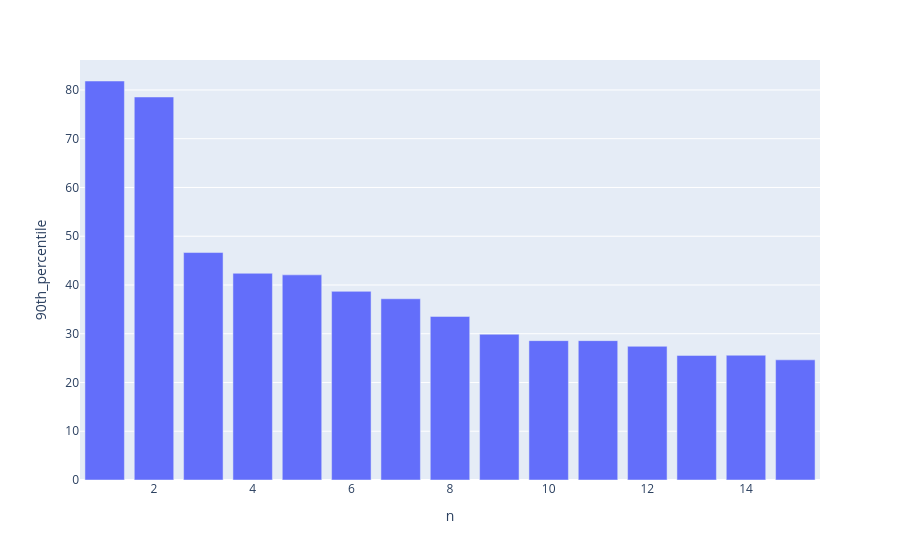

Notebook source saved alongside this figure:
### Code cell
px.bar(result_df_comparison, x="n", y="90th_percentile")

### Figure 1 — Plotly figure (JSON) as saved in the notebook; plotly's stock layout.template omitted (floating-point values rounded to 4 significant figures)
{"data": [{"hovertemplate": "n=%{x}<br>90th_percentile=%{y}<extra></extra>", "legendgroup": "", "marker": {"color": "#636efa", "pattern": {"shape": ""}}, "name": "", "orientation": "v", "showlegend": false, "textposition": "auto", "type": "bar", "x": [4, 5, 6, 7, 8, 9, 10, 11, 12, 13, 14, 15, 1, 2, 3], "xaxis": "x", "y": [42.4, 42.07, 38.69, 37.17, 33.55, 29.9, 28.58, 28.58, 27.42, 25.55, 25.59, 24.65, 81.84, 78.56, 46.65], "yaxis": "y"}], "layout": {"barmode": "relative", "legend": {"tracegroupgap": 0}, "margin": {"t": 60}, "xaxis": {"anchor": "y", "domain": [0.0, 1.0], "title": {"text": "n"}}, "yaxis": {"anchor": "x", "domain": [0.0, 1.0], "title": {"text": "90th_percentile"}}}}
